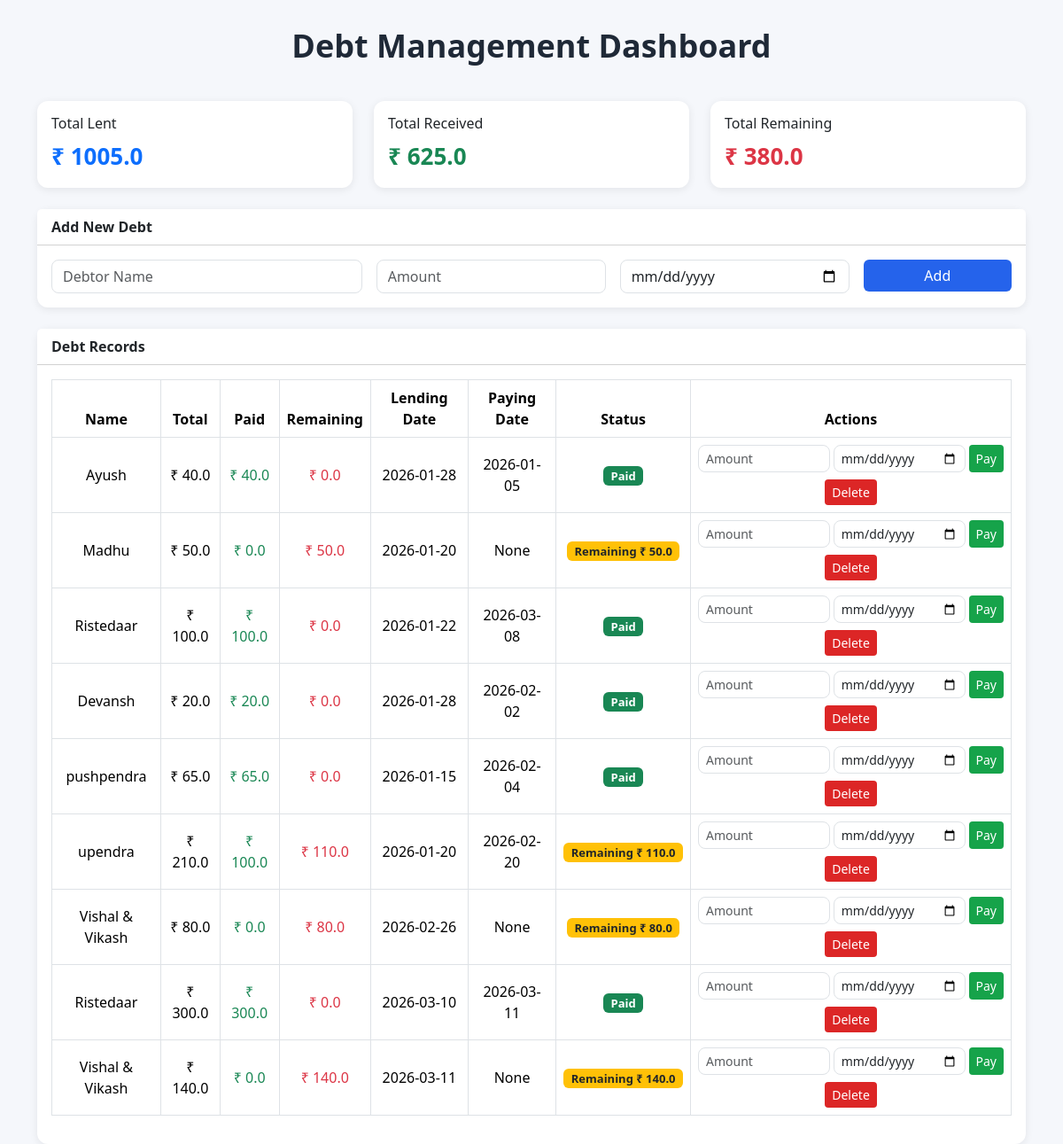
The page / on the database its author committed.
### tables this page shows
CREATE TABLE debts (
            id INTEGER PRIMARY KEY AUTOINCREMENT,
            name TEXT NOT NULL,
            total_amount REAL NOT NULL,
            amount_paid REAL DEFAULT 0,
            lending_date TEXT,
            paying_date TEXT
        );

### app.py (the view)
@app.route('/')
def index():
    conn = get_db_connection()
    debts = conn.execute("SELECT * FROM debts").fetchall()
    total_lent = conn.execute("SELECT SUM(total_amount) FROM debts").fetchone()[0] or 0
    total_received = conn.execute("SELECT SUM(amount_paid) FROM debts").fetchone()[0] or 0
    total_remaining = total_lent - total_received
    conn.close()
    return render_template("index.html",
                           debts=debts,
                           total_lent=total_lent,
                           total_received=total_received,
                           total_remaining=total_remaining)

### app.py (called while the page is built)
def get_db_connection():
    conn = sqlite3.connect(DB_NAME)
    conn.row_factory = sqlite3.Row
    return conn

### templates/index.html (shortened to what this page needs)
<!DOCTYPE html>
<html>
<head>
<link href="https://cdn.jsdelivr.net/npm/bootstrap@5.3.2/dist/css/bootstrap.min.css" rel="stylesheet">
</head>
<body>
<div class="container">
<div class="platform-title">
Debt Management Dashboard
</div>
<div class="row mb-4">
<div class="col-md-4">
<div class="card summary-card p-3">
<h6>Total Lent</h6>
<div class="summary-value text-primary">
₹ {{ total_lent }}
</div>
</div>
</div>
<div class="col-md-4">
<div class="card summary-card p-3">
<h6>Total Received</h6>
<div class="summary-value text-success">
₹ {{ total_received }}
</div>
</div>
</div>
<div class="col-md-4">
<div class="card summary-card p-3">
<h6>Total Remaining</h6>
<div class="summary-value text-danger">
₹ {{ total_remaining }}
</div>
</div>
</div>
</div>
<div class="card mb-4">
<div class="card-header bg-white fw-semibold">
Add New Debt
</div>
<div class="card-body">
<form action="/add" method="post" class="row g-3">
<div class="col-md-4">
<input type="text" name="name" class="form-control" placeholder="Debtor Name" required>
</div>
<div class="col-md-3">
<input type="number" name="amount" class="form-control" placeholder="Amount" required>
</div>
<div class="col-md-3">
<input type="date" name="lending_date" class="form-control">
</div>
<div class="col-md-2">
<button class="btn btn-primary w-100">
Add
</button>
</div>
</form>
</div>
</div>
<div class="card">
<div class="card-header bg-white fw-semibold">
Debt Records
</div>
<div class="card-body table-responsive">
<table class="table table-bordered align-middle text-center">
<thead>
<tr>
<th>Name</th>
<th>Total</th>
<th>Paid</th>
<th>Remaining</th>
<th>Lending Date</th>
<th>Paying Date</th>
<th>Status</th>
<th>Actions</th>
</tr>
</thead>
<tbody>
{% for debt in debts %}
<tr>
<td>{{ debt['name'] }}</td>
<td>₹ {{ debt['total_amount'] }}</td>
<td class="text-success">
₹ {{ debt['amount_paid'] }}
</td>
<td class="text-danger">
₹ {{ debt['total_amount'] - debt['amount_paid'] }}
</td>
<td>{{ debt['lending_date'] }}</td>
<td>{{ debt['paying_date'] }}</td>
<td>
{% if debt['amount_paid'] >= debt['total_amount'] %}
<span class="badge bg-success">
Paid
</span>
{% else %}
<span class="badge bg-warning text-dark">
Remaining ₹ {{ debt['total_amount'] - debt['amount_paid'] }}
</span>
{% endif %}
</td>
<td>
<form action="/pay/{{ debt['id'] }}" method="post" class="d-flex gap-1 mb-2">
<input type="number" name="amount_paid" class="form-control form-control-sm" placeholder="Amount">
<input type="date" name="paying_date" class="form-control form-control-sm">
<button class="btn btn-success btn-sm">
Pay
</button>
</form>
<a href="/delete/{{ debt['id'] }}" class="btn btn-danger btn-sm">
Delete
</a>
</td>
</tr>
{% endfor %}
</tbody>
</table>
</div>
</div>
</div>
</body>
</html>

### templates/index.html (style rules this page uses)
body { background:#f5f7fb; font-family: 'Segoe UI',sans-serif; }
.platform-title { text-align:center; font-size:36px; font-weight:700; color:#1f2937; margin-top:25px; margin-bottom:35px; }
.summary-card { border:none; border-radius:12px; box-shadow:0 2px 10px rgba(0,0,0,0.08); }
.summary-value { font-size:26px; font-weight:600; }
.card { border:none; border-radius:12px; box-shadow:0 2px 10px rgba(0,0,0,0.08); }
.table thead { background:#111827; color:white; }
.btn-primary { background:#2563eb; border:none; }
.btn-success { background:#16a34a; border:none; }
.btn-danger { background:#dc2626; border:none; }
.form-control { border-radius:8px; }
.badge { font-size:13px; }

### rows shown on the page
debts: name "Ayush", total_amount "40.0", amount_paid "40.0", debt['total_amount']-debt['amount_paid'] "0.0", lending_date "2026-01-28", paying_date "2026-01-05", shows "Paid"
debts: name "Madhu", total_amount "50.0", amount_paid "0.0", debt['total_amount']-debt['amount_paid'] "50.0", lending_date "2026-01-20", paying_date "None"
debts: name "Ristedaar", total_amount "100.0", amount_paid "100.0", debt['total_amount']-debt['amount_paid'] "0.0", lending_date "2026-01-22", paying_date "2026-03-08", shows "Paid"
debts: name "Devansh", total_amount "20.0", amount_paid "20.0", debt['total_amount']-debt['amount_paid'] "0.0", lending_date "2026-01-28", paying_date "2026-02-02", shows "Paid"
debts: name "pushpendra", total_amount "65.0", amount_paid "65.0", debt['total_amount']-debt['amount_paid'] "0.0", lending_date "2026-01-15", paying_date "2026-02-04", shows "Paid"
debts: name "upendra", total_amount "210.0", amount_paid "100.0", debt['total_amount']-debt['amount_paid'] "110.0", lending_date "2026-01-20", paying_date "2026-02-20"
debts: name "Vishal & Vikash", total_amount "80.0", amount_paid "0.0", debt['total_amount']-debt['amount_paid'] "80.0", lending_date "2026-02-26", paying_date "None"
debts: name "Ristedaar", total_amount "300.0", amount_paid "300.0", debt['total_amount']-debt['amount_paid'] "0.0", lending_date "2026-03-10", paying_date "2026-03-11", shows "Paid"
debts: name "Vishal & Vikash", total_amount "140.0", amount_paid "0.0", debt['total_amount']-debt['amount_paid'] "140.0", lending_date "2026-03-11", paying_date "None"

### other values the page prints
{{ total_lent }} "1005.0"
{{ total_received }} "625.0"
{{ total_remaining }} "380.0"
